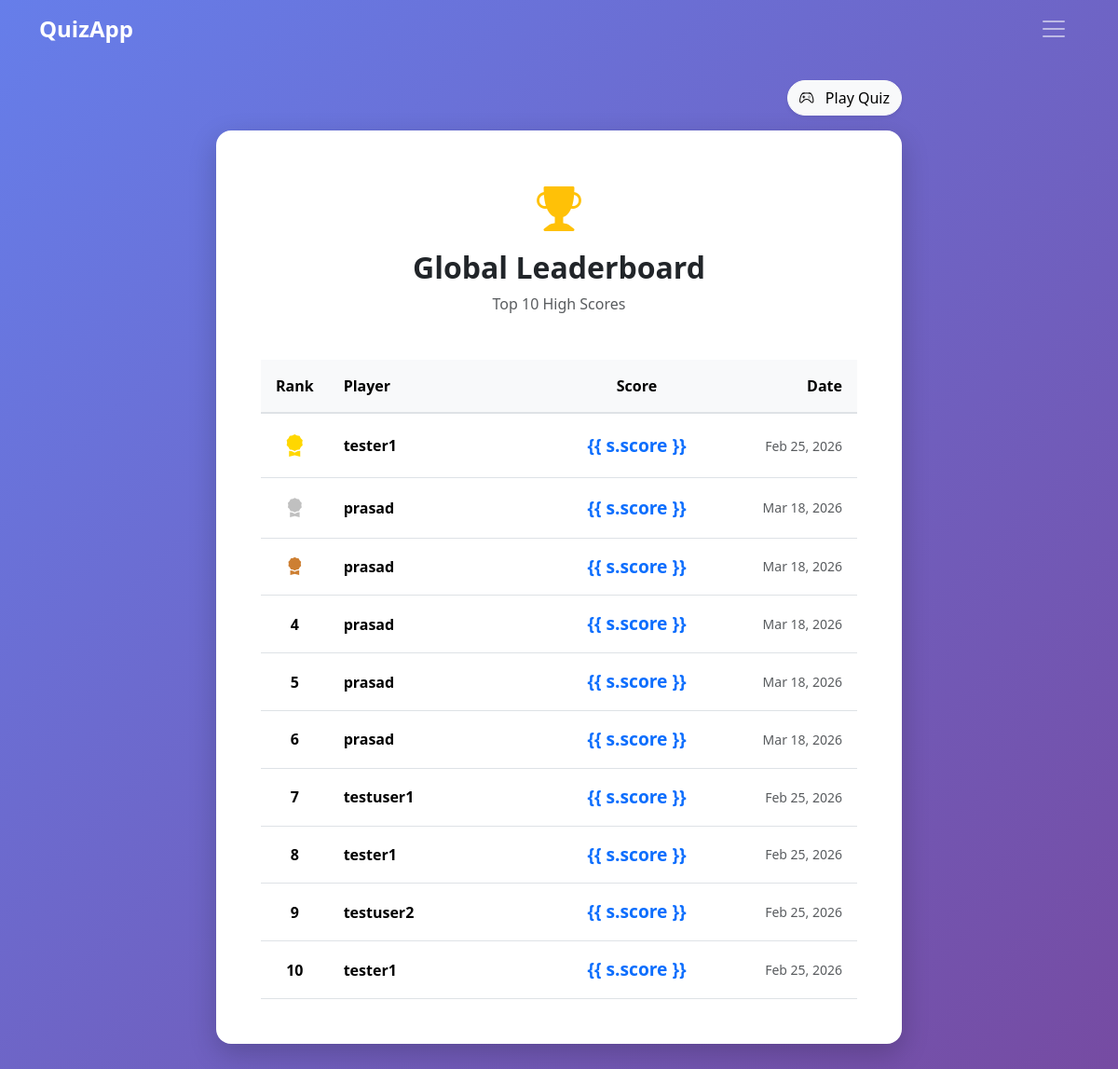
Page /leaderboard/ on the committed database.
### quiz_app/models.py (models this page shows, shortened)
class Score(models.Model):
    user = models.ForeignKey(User, on_delete=models.CASCADE)
    category = models.CharField(max_length=50, choices=CATEGORY_CHOICES, default='Maths')
    score = models.IntegerField()
    date_taken = models.DateTimeField(auto_now_add=True)

### quiz_app/views.py (the view)
# urls.py: path('leaderboard/', views.leaderboard, name='leaderboard'),
def leaderboard(request):
    top_scores = Score.objects.select_related('user').order_by('-score', 'date_taken')[:10]
    return render(request, 'quiz_app/leaderboard.html', {'scores': top_scores})

### quiz_app/templates/quiz_app/leaderboard.html (shortened to what this page needs)
<!DOCTYPE html>
<html lang="en">
<head>
    <link href="https://cdn.jsdelivr.net/npm/bootstrap@5.3.2/dist/css/bootstrap.min.css" rel="stylesheet">
    <link rel="stylesheet" href="https://cdn.jsdelivr.net/npm/bootstrap-icons@1.11.1/font/bootstrap-icons.css">
</head>
<body>
    {% include 'quiz_app/navbar.html' %}
    <div class="container my-auto">
        <div class="row justify-content-center">
            <div class="col-12 col-lg-8">
                <div class="text-end mb-3">
                    <a href="{% url 'home' %}" class="btn btn-light rounded-pill shadow-sm">
                        <i class="bi bi-controller me-2"></i> Play Quiz
                    </a>
                </div>
                <div class="card leaderboard-card border-0">
                    <div class="card-body p-4 p-md-5">
                        <div class="text-center mb-5">
                            <i class="bi bi-trophy-fill text-warning" style="font-size: 3rem;"></i>
                            <h2 class="fw-bold mt-2">Global Leaderboard</h2>
                            <p class="text-muted">Top 10 High Scores</p>
                        </div>
                        <div class="table-responsive">
                            <table class="table table-hover table-custom mb-0">
                                <thead>
                                    <tr>
                                        <th scope="col" class="text-center" width="10%">Rank</th>
                                        <th scope="col" width="40%">Player</th>
                                        <th scope="col" class="text-center" width="25%">Score</th>
                                        <th scope="col" class="text-end" width="25%">Date</th>
                                    </tr>
                                </thead>
                                <tbody>
                                    {% for s in scores %}
                                    <tr>
                                        <td class="text-center fw-bold">
                                            {% if forloop.counter == 1 %}
                                            <i class="bi bi-award-fill rank-1"></i>
                                            {% elif forloop.counter == 2 %}
                                            <i class="bi bi-award-fill rank-2"></i>
                                            {% elif forloop.counter == 3 %}
                                            <i class="bi bi-award-fill rank-3"></i>
                                            {% else %}
                                            {{ forloop.counter }}
                                            {% endif %}
                                        </td>
                                        <td class="fw-bold">{{ s.user.username }}</td>
                                        <td class="text-center text-primary fw-bold" style="font-size: 1.2rem;">{{
                                            s.score }}</td>
                                        <td class="text-end text-muted small">{{ s.date_taken|date:"M d, Y" }}</td>
                                    </tr>
                                    {% empty %}
                                    <tr>
                                        <td colspan="4" class="text-center py-4 text-muted">No scores recorded yet. Be
                                            the first to play!</td>
                                    </tr>
                                    {% endfor %}
                                </tbody>
                            </table>
                        </div>
                    </div>
                </div>
            </div>
        </div>
    </div>
</body>
</html>

### quiz_app/templates/quiz_app/navbar.html (shortened to what this page needs)
<nav class="navbar navbar-dark px-4 mb-4">
    <div class="container">
        <a class="navbar-brand fw-bold fs-4 text-white" href="{% url 'home' %}">QuizApp</a>
        <button class="navbar-toggler border-0 shadow-none text-white" type="button" data-bs-toggle="offcanvas"
            data-bs-target="#offcanvasNavbar" aria-controls="offcanvasNavbar" aria-label="Toggle navigation">
            <span class="navbar-toggler-icon" style="filter: brightness(0) invert(1);"></span>
        </button>
    </div>
</nav>

### quiz_app/templates/quiz_app/leaderboard.html (style rules this page uses)
body { min-height: 100vh; display: flex; flex-direction: column; font-family: 'Segoe UI', Tahoma, Geneva, Verdana, sans-serif; padding-bottom: 2rem; }
.leaderboard-card { border-radius: 1rem; overflow: hidden; background-color: #ffffff; box-shadow: 0 10px 30px rgba(0, 0, 0, 0.2); }
.table-custom th { background-color: #f8f9fa; border-bottom: 2px solid #dee2e6; padding: 1rem; }
.table-custom td { padding: 1rem; vertical-align: middle; }
.rank-1 { color: #ffd700; font-size: 1.5rem; }
.rank-2 { color: #c0c0c0; font-size: 1.3rem; }
.rank-3 { color: #cd7f32; font-size: 1.2rem; }

### rows in the picture
Score: user.username "tester1", date_taken "Feb 25, 2026"
Score: user.username "prasad", date_taken "Mar 18, 2026"
Score: user.username "prasad", date_taken "Mar 18, 2026"
Score: user.username "prasad", date_taken "Mar 18, 2026"
Score: user.username "prasad", date_taken "Mar 18, 2026"
Score: user.username "prasad", date_taken "Mar 18, 2026"
Score: user.username "testuser1", date_taken "Feb 25, 2026"
Score: user.username "tester1", date_taken "Feb 25, 2026"
Score: user.username "testuser2", date_taken "Feb 25, 2026"
Score: user.username "tester1", date_taken "Feb 25, 2026"
